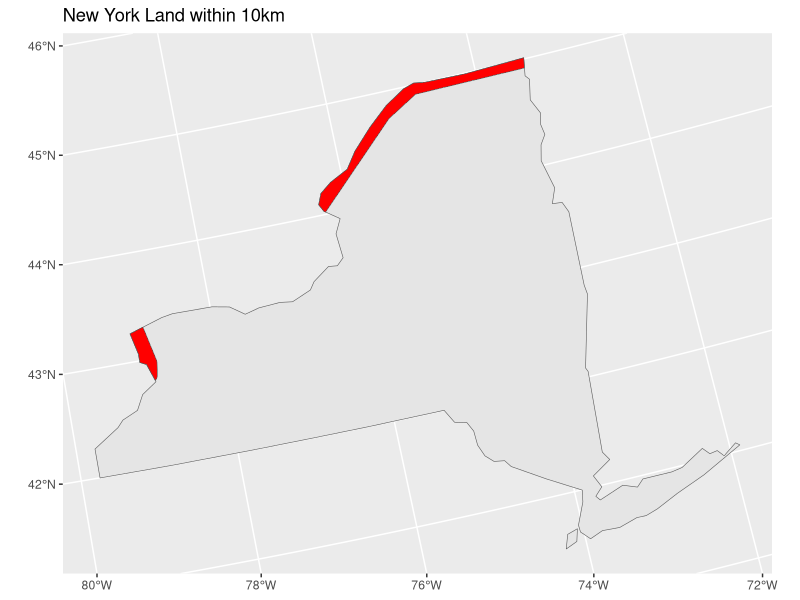
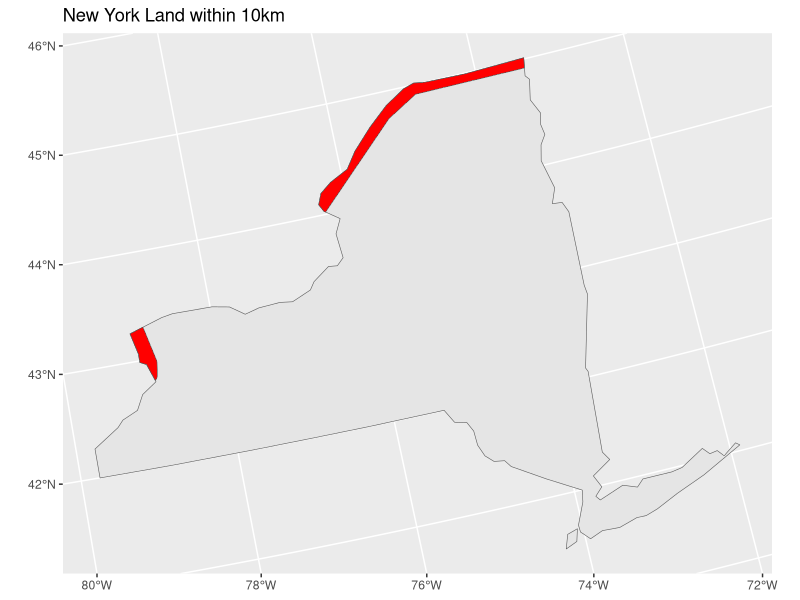

Reproduce these figures in R, in order.
library(spData)
library(sf)
library(tidyverse)
library(units)
# library(units) #this one is optional, but can help with unit conversions.

#load 'world' data from spData package
data(world)
# load 'states' boundaries from spData package
data(us_states)
# plot(world[1])  #plot if desired
# plot(us_states[1]) #plot if desired

albers="+proj=aea +lat_1=29.5 +lat_2=45.5 +lat_0=37.5 +lon_0=-96 +x_0=0 +y_0=0 +ellps=GRS80 +datum=NAD83 +units=m +no_defs"

# reproject spatial data
world <- st_transform(world,albers)
us_states <- st_transform(us_states,albers)

# generate a polygon that includes all land in NY that is within 10km of the Canadian border and calculate the area
ny <- us_states %>% 
  filter(NAME=="New York")

world %>% 
  st_transform(albers) %>% 
  filter(name_long=="Canada") %>% 
  st_buffer(dist = 10000) %>% 
  st_intersection(ny) %>% 
  ggplot() +
  geom_sf(data=ny)+
  geom_sf(fill="red")+
  ggtitle("New York Land within 10km")

ggsave("Beware_the_Canadians.png")

# area calculation
area <- world %>% 
  st_transform(albers) %>% 
  filter(name_long=="Canada") %>% 
  st_buffer(dist = 10000) %>% 
  st_intersection(ny) %>% 
  st_area() %>%
  set_units(km^2) %>% 
  print()
